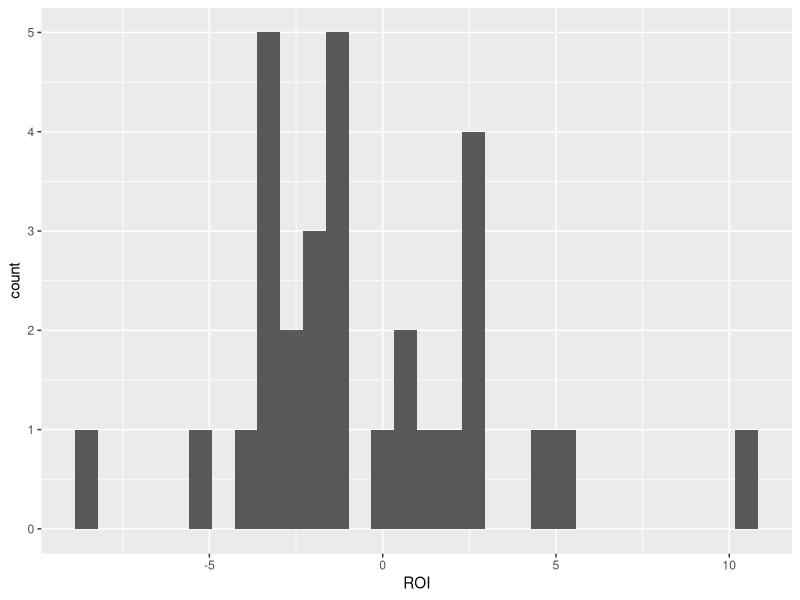

This figure's R source: (Note: this script raises an error after producing the figure.)
library(tidyverse)

set.seed(1234)

# Return on investment of a stock portfolio
single_data <- data.frame(ROI=rnorm(30,mean = 0.6, sd = 4))

## Question 1
 # Create an appropriate visualization to see normality
ggplot(single_data, aes(x=ROI)) +
  geom_histogram() 

## Question 2
  # What is the mean of this data
q2 <- mean(single_data$ROI)

print(paste0("Mean = ", round(q2,3)))

## Question 3
  # Make this data into a z-score assuming it comes from a population with $\sigma = 4$. What is the largest Z-valu? what is the smallest?

single_data <- single_data %>%
  mutate(Z = (ROI - mean(ROI))/4)

print(paste0("Min = ", round(min(single_data$Z),3)))
print(paste0("Max = ", round(max(single_data$Z),3)))


## Question 4
  # The stock broker who is offering you this stock portfolio promise you an average return on investment of 300% 
  # With alpha = 0.05 and the data sample you recieved from this salesman state the null hypothesis for a t-test where 300% is $\mu$.

# $H_0: \bar{x} = 5$

## Question 5
  # Perform a t-test and report the p-value

q5 <- t.test(single_data, mu = 3, alternative = "two.sided")

print(paste0("p=", round(q5$p.value,3)))

single_data <- single_data %>%
  mutate(x_bar = mean(ROI),
         Num = ROI - x_bar,
         Z = Num/4)

print()
print(max(single_data$Z))

## Question 6
  # IWrite the practical conclusion of your test, do you believe this stock broker's claim? 
  # In addition to stating the plane english explanation of your conclusion write a one sentence 
    #formal statistical explanation of your conclusion about the null hypothesis and state the t-statistic, degrees of freedom and p-value.
    # There will be a bonus point if you put these numbers in APA format.

############################################################3

# Study of an anxiety treatment using a new scoring system
paired_data <- data.frame(Anxiety_Pre = rnorm(35, mean = 35, 5),
                          Anxiety_Post = rnorm(35, mean = 35, 2)) %>%
  gather("Group", "Score") %>%
  mutate(Group = factor(Group))


## Question 7
  # State the null hypothesis

# Question 8
  # What kind of t-test do you plan to use to test this hypothesis?

# Question 9
  # Create an appropriate visualization of both sets of observations
ggplot(paired_data, aes(x=Score, y = Group)) +
  geom_violin() 

## Question 10
  # Before doing the statistical test, what do you think the result will be based on your data visualization? 
  

## Question 11
# What is the mean of both groups from this data
paired_data <- paired_data %>%
  group_by(Group) %>%
  mutate(x_bar = mean(Score))

print(paste0("Mean = ", round(unique(paired_data$x_bar,3))))

## Question 12
  # Make each score of this data into a z-score assuming it comes from a population with $\sigma = 4$. What is the largest Z-value in each group? what is the smallest?

paired_data <- paired_data %>%
  group_by(Group) %>%
  mutate(Z = (Score - mean(Score))/4,
         min = min(Z),
         max = max(Z))

print(paste0("Min = ", round(unique(paired_data$min),3)))
print(paste0("Max = ", round(unique(paired_data$max),3)))


## Question 4
# The stock broker who is offering you this stock portfolio promise you an average return on investment of 300% 
# With alpha = 0.05 and the data sample you recieved from this salesman state the null hypothesis for a t-test where 300% is $\mu$.

# $H_0: \bar{x} = 5$

## Question 5
# Perform a t-test and report the p-value

q5 <- t.test(single_data, mu = 3, alternative = "two.sided")

print(paste0("p=", round(q5$p.value,3)))

single_data <- single_data %>%
  mutate(x_bar = mean(ROI),
         Num = ROI - x_bar,
         Z = Num/4)

print()
print(max(single_data$Z))

## Question 6
# IWrite the practical conclusion of your test, do you believe this stock broker's claim? 
# In addition to stating the plane english explanation of your conclusion write a one sentence 
#formal statistical explanation of your conclusion about the null hypothesis and state the t-statistic, degrees of freedom and p-value.
# There will be a bonus point if you put these numbers in APA format.




t.test(paired_data$Anxiety_Pre, paired_data$Anxiety_Post, paired = TRUE, alternative = "two.sided")

